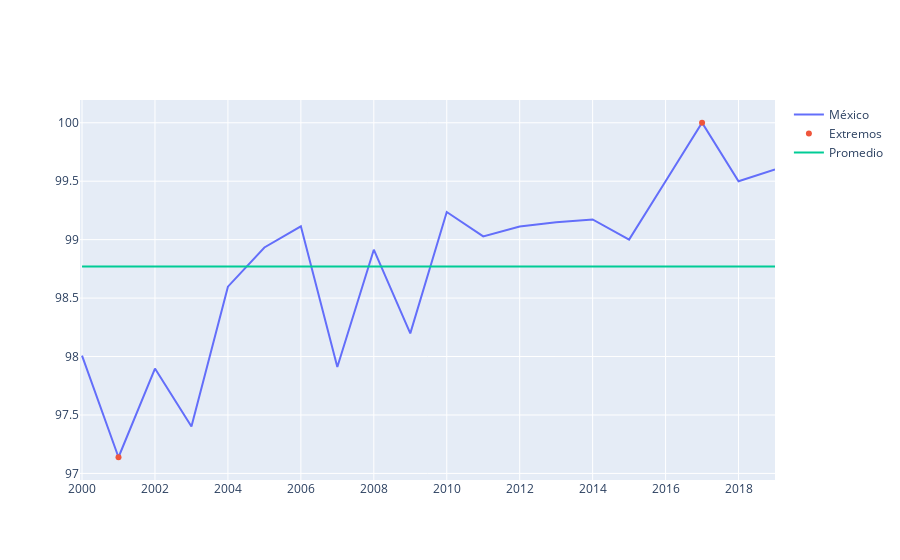

The code cell stored with this chart in its notebook:
### Code cell
pais = 'México'
columna = 'proporcion_de_la_poblacion_con_acceso_a_elecricidad'
df = table2[table2['Pais'] == pais][['Anio', columna]]
avg = df[columna].mean()
maxmin = df[(df[columna] == df[columna].min()) | (df[columna] == df[columna].max())]

fig = go.Figure()
fig.add_trace(go.Scatter(x = df['Anio'], y = df[columna], name = pais))
fig.add_trace(go.Scatter(x = maxmin['Anio'], y = maxmin[columna], mode = 'markers', name = 'Extremos'))
fig.add_trace(go.Scatter(x = df['Anio'], y = avg*np.ones(len(df)), name = 'Promedio'))
fig.show()

### Figure 1 — Plotly figure (JSON) as saved in the notebook; plotly's stock layout.template omitted (floating-point values rounded to 4 significant figures)
{"data": [{"name": "México", "type": "scatter", "x": [2000, 2001, 2002, 2003, 2004, 2005, 2006, 2007, 2008, 2009, 2010, 2011, 2012, 2013, 2014, 2015, 2016, 2017, 2018, 2019], "y": [98.01, 97.14, 97.9, 97.4, 98.6, 98.93, 99.11, 97.91, 98.91, 98.2, 99.24, 99.03, 99.11, 99.15, 99.17, 99, 99.5, 100, 99.5, 99.6]}, {"mode": "markers", "name": "Extremos", "type": "scatter", "x": [2001, 2017], "y": [97.14, 100]}, {"name": "Promedio", "type": "scatter", "x": [2000, 2001, 2002, 2003, 2004, 2005, 2006, 2007, 2008, 2009, 2010, 2011, 2012, 2013, 2014, 2015, 2016, 2017, 2018, 2019], "y": [98.77, 98.77, 98.77, 98.77, 98.77, 98.77, 98.77, 98.77, 98.77, 98.77, 98.77, 98.77, 98.77, 98.77, 98.77, 98.77, 98.77, 98.77, 98.77, 98.77]}], "layout": {}}
